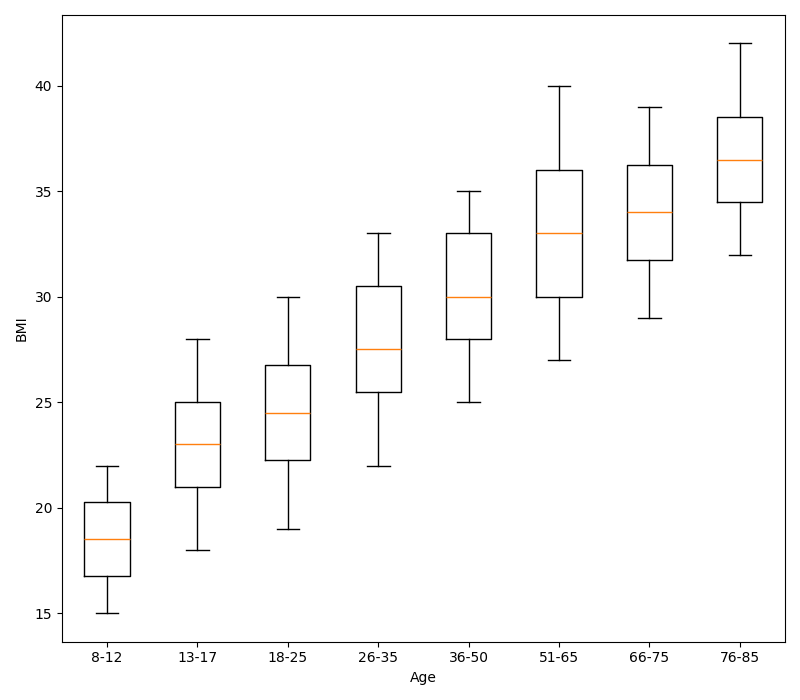

Source code (Python):
import matplotlib.pyplot as plt

age_groups = ['8-12', '13-17', '18-25', '26-35', '36-50', '51-65', '66-75', '76-85']

bmi_data = [
    [15, 16, 17, 18, 19, 20, 21, 22],
    [18, 20, 21, 22, 23, 24, 25, 27, 28],
    [19, 20, 22, 23, 24, 25, 26, 27, 29, 30],
    [22, 24, 26, 27, 28, 30, 32, 33],
    [25, 27, 29, 30, 32, 34, 35],
    [27, 28, 30, 32, 33, 34, 36, 38, 40],
    [29, 31, 32, 33, 35, 36, 37, 39],
    [32, 33, 35, 36, 37, 38, 40, 42]
]

fig, ax = plt.subplots(figsize=(8, 7))

ax.boxplot(bmi_data, vert=True, labels=age_groups)

ax.set_xlabel("Age")
ax.set_ylabel("BMI")

plt.tight_layout()
plt.show()
